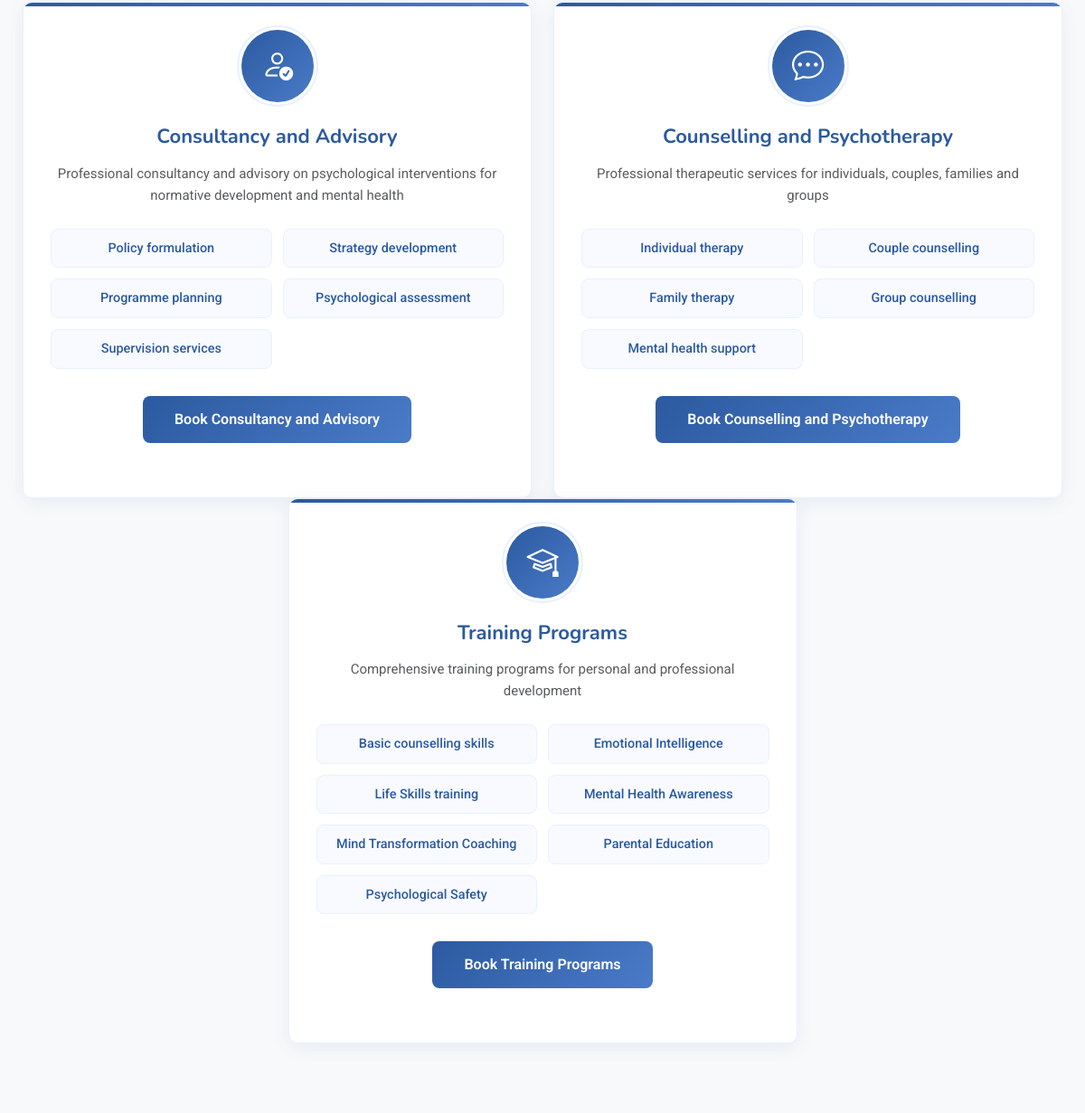
The app's page / (middle part), older data.
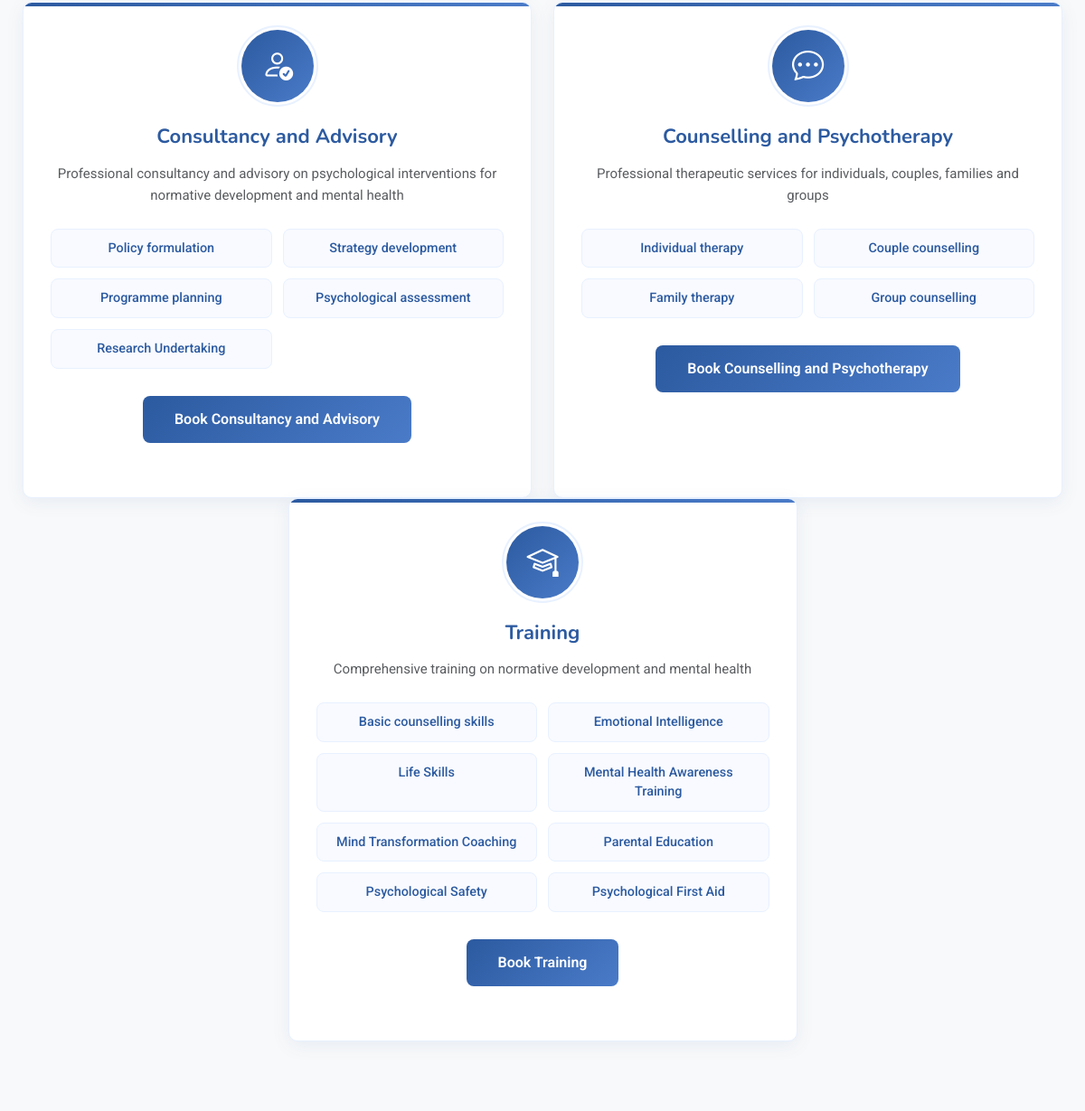
The same page, newer data.
### content/models.py (models this page shows, shortened)
class Feature(models.Model):
    service = models.ForeignKey(Service, related_name='features', on_delete=models.CASCADE)
    name = models.CharField(max_length=150)

class Service(models.Model):
    SERVICE_CATEGORIES = [
        ('consultancy', 'Consultancy and Advisory'),
        ('counselling', 'Counselling and Psychotherapy'),
        ('training', 'Training'),
    ]
    name = models.CharField(max_length=200)
    category = models.CharField(max_length=20, choices=SERVICE_CATEGORIES)
    description = models.TextField()
    price = models.CharField(max_length=100, default='Contact for pricing')
    icon_class = models.CharField(max_length=50, default='bi-heart-pulse')
    is_active = models.BooleanField(default=True)
    created_at = models.DateTimeField(auto_now_add=True)
    def get_features_list(self):
        return [f.name for f in self.features.all()]

### content/views.py (the view)
# urls.py: path('', views.index, name='index'),
def index(request):
    services = Service.objects.filter(is_active=True)
    blogs = Blog.objects.filter(is_published=True)[:6]  # Get latest 6 blogs
    context = {
        'services': services,
        'blogs': blogs,
    }
    return render(request, 'index.html', context)

### templates/index.html (shortened to what this page needs)
{% load static %}
<!DOCTYPE html>
<html lang="en">
<head>
  <link href="{% static 'vendor/bootstrap/css/bootstrap.min.css' %}" rel="stylesheet">
  <link href="{% static 'vendor/bootstrap-icons/bootstrap-icons.css' %}" rel="stylesheet">
  <link href="{% static 'vendor/aos/aos.css' %}" rel="stylesheet">
  <link href="{% static 'vendor/glightbox/css/glightbox.min.css' %}" rel="stylesheet">
  <link href="{% static 'vendor/swiper/swiper-bundle.min.css' %}" rel="stylesheet">
  <link href="{% static 'main.css' %}" rel="stylesheet">
</head>
<body class="index-page">
  <main class="main">
<section id="services" class="services section">
  <div class="container" data-aos="fade-up" data-aos-delay="100">
    <div class="row justify-content-center">
      {% for service in services %}
      <div class="col-lg-6 col-md-8" data-aos="fade-up" data-aos-delay="{{ forloop.counter|add:100 }}">
        <div class="service-card">
          <div class="service-icon">
            <div class="icon-wrapper">
              <i class="bi {{ service.icon_class }}"></i>
            </div>
          </div>
          <div class="service-content">
            <h3>{{ service.name }}</h3>
            <p class="service-description">
              {{ service.description }}
            </p>
            <ul class="service-features">
              {% for feature in service.get_features_list %}
              <li>{{ feature }}</li>
              {% endfor %}
            </ul>
            <div class="service-actions">
              <a href="#booking" class="btn btn-primary">
                Book {{ service.name }}
              </a>
            </div>
          </div>
        </div>
      </div>
      {% endfor %}
    </div>
  </div>
</section>
  </main>
</body>
</html>

Row changes from the older to the newer data that the page shows:
removed Feature: get_features_list "Mental health support"
changed Service: name "Training Programs" → "Training"; description "Comprehensive training programs for personal and professional development" → "Comprehensive training on normative development and mental health"
added Feature: get_features_list "Psychological First Aid"
Text that changed along with them:
new list line: "Research Undertaking"
new list line: "Life Skills"
new list line: "Mental Health Awareness Training"
list line gone: "Supervision services"
list line gone: "Life Skills training"
list line gone: "Mental Health Awareness"
